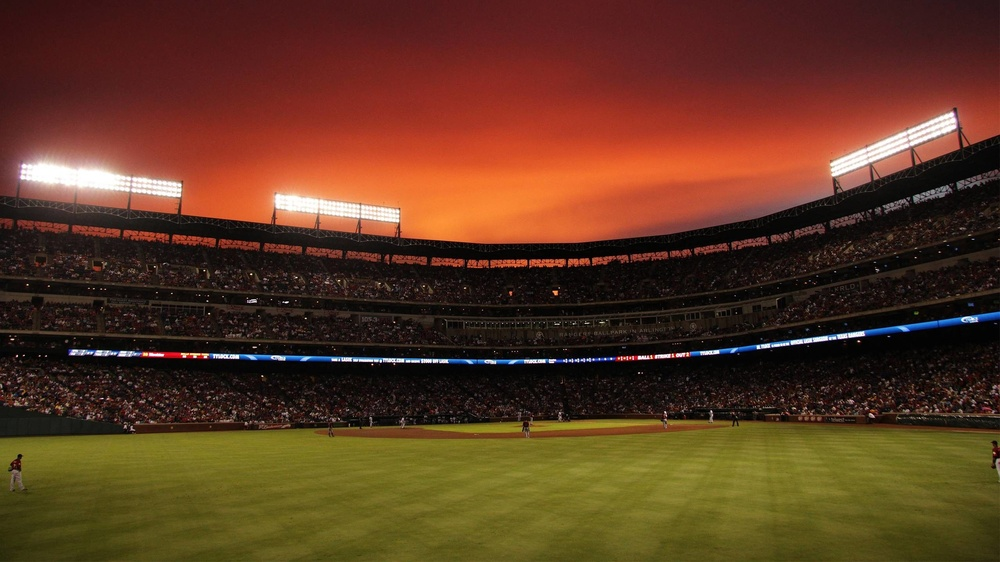
#> input picture gui/la5asly_client/src/assets/about.jpg, 1000 x 562 px, shrunk from 2560 x 1440 before the run
$ python -i dominant_color_v1.py   (imports and definitions only)
#> lines starting #> are read from the running program, lines starting #| are printed output that depends on the picture; after the words box and inside, x2 and y2 are one past the last pixel; in counts of white or black regions, pixels touching at a corner belong together
#> further down, picture is the input picture: shape (562, 1000, 3); mean B, G, R 33.2, 56.3, 93.1

import cv2
import numpy as np


def getDominantColor(img):
    frame = np.array(img)
    hsv = cv2.cvtColor(frame, cv2.COLOR_BGR2HSV)
#> hsv: shape (562, 1000, 3); mean H, S, V 27.4, 155.2, 93.9
    mask = cv2.inRange(hsv, (36, 25, 25), (70, 255,255))
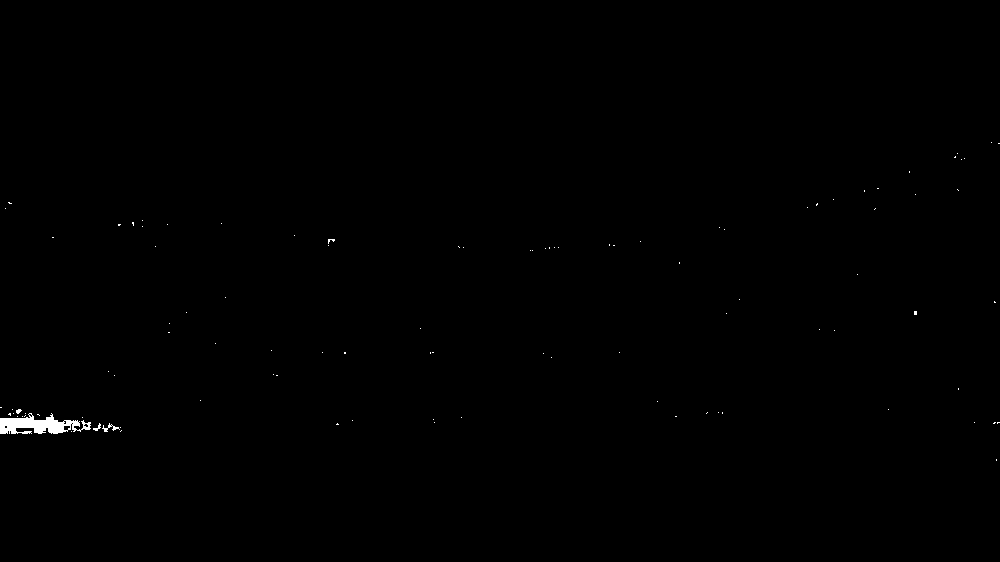
#> mask: shape (562, 1000); 0.24% white; 101 white regions (97 under 20 px), largest, box (x1, y1, x2, y2) and area: (0, 413, 91, 434) 1055, (102, 423, 120, 432) 53, (93, 423, 101, 431) 26, (16, 409, 22, 414) 20
    ## slice the green
    imask = mask>0
    frame[imask] = 255
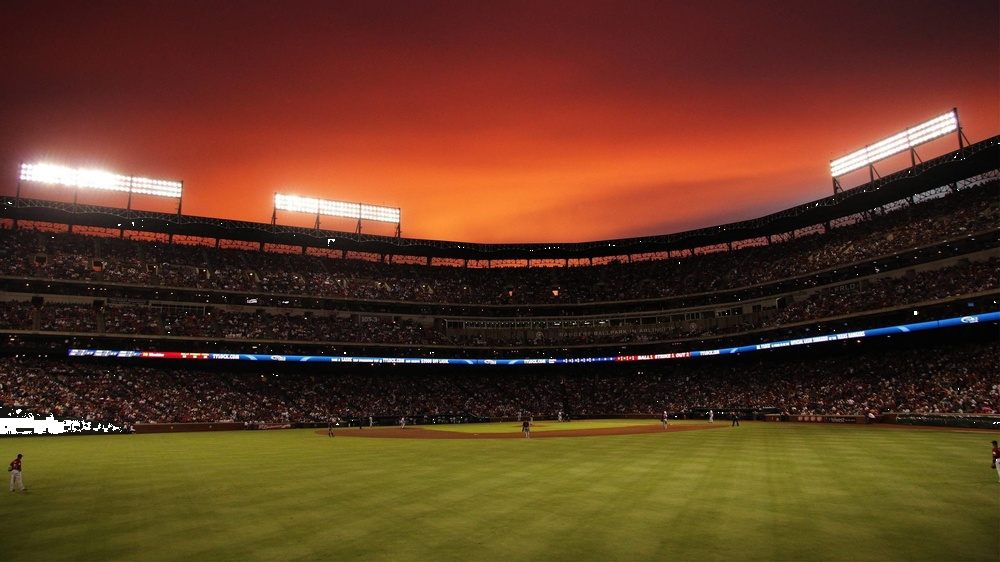
#> frame: shape (562, 1000, 3); 0.24% of pixels changed, all inside (x1, y1, x2, y2) = (0, 142, 1000, 461)
    frame[~imask] = 0
    #frame = cv2.cvtColor(frame, cv2.COLOR_HSV2BGR)   # RGB color to HLS
    frame = cv2.cvtColor(frame, cv2.COLOR_BGR2GRAY)  # RGB color to gray level
    ret, frame = cv2.threshold(frame, 127, 255, 0)

    return frame


def getDominantColorRatio(frame):
    frame = getDominantColor(frame)
    percentage = np.sum(frame == 255) / \
        (frame.shape[0]*frame.shape[1])
    return percentage

>>> import cv2
>>> picture = cv2.imread('../../gui/la5asly_client/src/assets/about.jpg')
>>> result = getDominantColor(picture)
